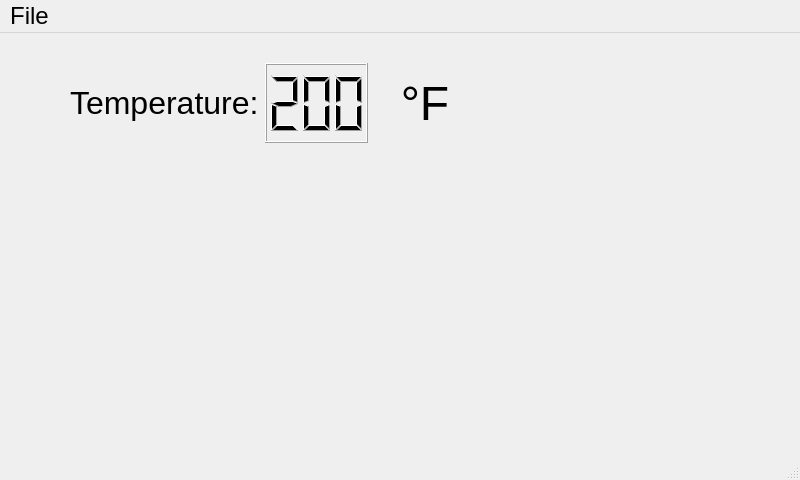
<?xml version="1.0" encoding="UTF-8"?>
<ui version="4.0">
 <class>MainWindow</class>
 <widget class="QMainWindow" name="MainWindow">
  <property name="geometry">
   <rect>
    <x>0</x>
    <y>0</y>
    <width>800</width>
    <height>480</height>
   </rect>
  </property>
  <property name="windowTitle">
   <string>MainWindow</string>
  </property>
  <widget class="QWidget" name="centralwidget">
   <property name="autoFillBackground">
    <bool>true</bool>
   </property>
   <widget class="QWidget" name="gridLayoutWidget">
    <property name="geometry">
     <rect>
      <x>70</x>
      <y>30</y>
      <width>406</width>
      <height>80</height>
     </rect>
    </property>
    <layout class="QGridLayout" name="gridLayout">
     <item row="0" column="0">
      <widget class="QLabel" name="tempLabel">
       <property name="minimumSize">
        <size>
         <width>0</width>
         <height>78</height>
        </size>
       </property>
       <property name="font">
        <font>
         <pointsize>24</pointsize>
        </font>
       </property>
       <property name="text">
        <string>Temperature:</string>
       </property>
      </widget>
     </item>
     <item row="0" column="1">
      <widget class="QLCDNumber" name="tempValue">
       <property name="font">
        <font>
         <pointsize>24</pointsize>
        </font>
       </property>
       <property name="digitCount">
        <number>3</number>
       </property>
       <property name="value" stdset="0">
        <double>200.000000000000000</double>
       </property>
      </widget>
     </item>
     <item row="0" column="2">
      <widget class="QLabel" name="unitsLabel">
       <property name="font">
        <font>
         <pointsize>36</pointsize>
        </font>
       </property>
       <property name="text">
        <string>°F</string>
       </property>
       <property name="alignment">
        <set>Qt::AlignmentFlag::AlignCenter</set>
       </property>
      </widget>
     </item>
    </layout>
   </widget>
  </widget>
  <widget class="QMenuBar" name="menubar">
   <property name="geometry">
    <rect>
     <x>0</x>
     <y>0</y>
     <width>800</width>
     <height>34</height>
    </rect>
   </property>
   <property name="font">
    <font>
     <pointsize>18</pointsize>
    </font>
   </property>
   <widget class="QMenu" name="menuFile">
    <property name="title">
     <string>File</string>
    </property>
    <addaction name="actionSettings"/>
    <addaction name="actionQuit"/>
   </widget>
   <addaction name="menuFile"/>
  </widget>
  <widget class="QStatusBar" name="statusbar"/>
  <action name="actionSettings">
   <property name="text">
    <string>Settings...</string>
   </property>
  </action>
  <action name="actionQuit">
   <property name="text">
    <string>Quit</string>
   </property>
  </action>
 </widget>
 <resources/>
 <connections/>
</ui>
